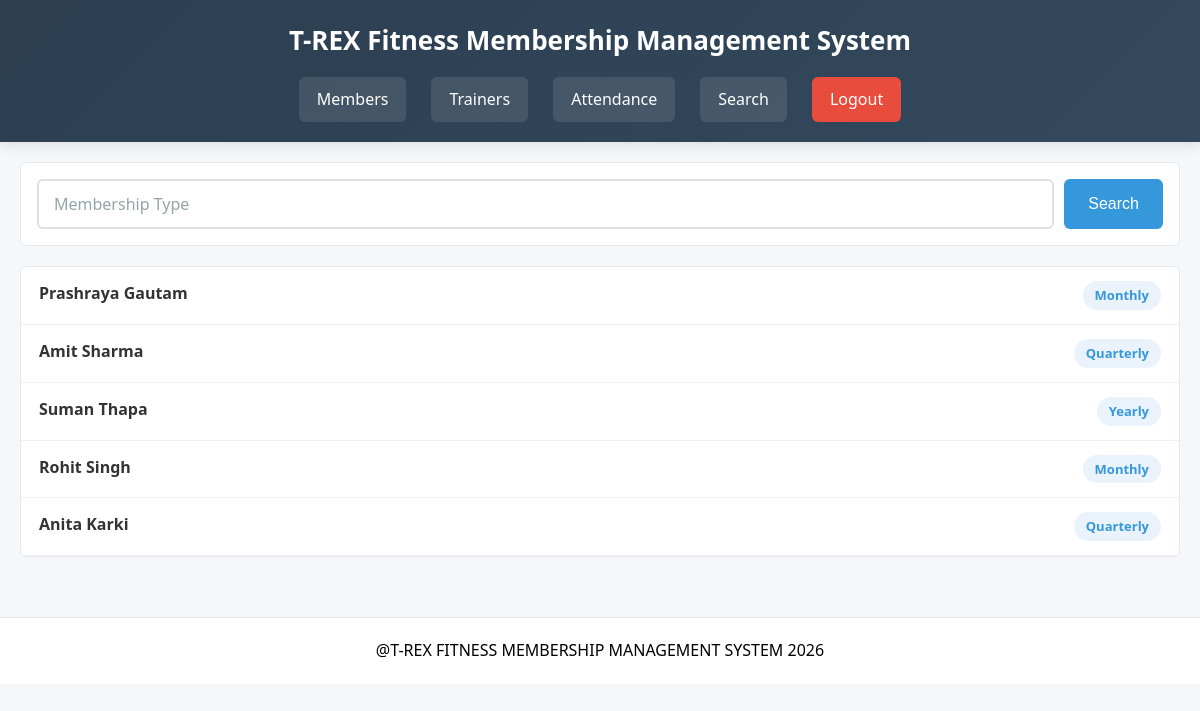
The app's page /search.php (signed in) with its own data.
### tables this page shows
CREATE TABLE IF NOT EXISTS members (
    member_id INT AUTO_INCREMENT PRIMARY KEY,
    name VARCHAR(100) NOT NULL,
    email VARCHAR(100) NOT NULL UNIQUE,
    phone VARCHAR(20) NOT NULL UNIQUE,
    membership_type VARCHAR(50) NOT NULL,
    start_date DATE NOT NULL,
    expiry_date DATE NOT NULL,
    status VARCHAR(20) NOT NULL
);

### public/search.php (the view, shortened to what this page needs)
<?php
include "../includes/header.php";
include "../config/db.php";
$type = $_GET['type'] ?? '';
$stmt = $conn->prepare("SELECT * FROM members WHERE membership_type LIKE ?");
$search = "%$type%";
$stmt->bind_param("s", $search);
$stmt->execute();
$result = $stmt->get_result();
?>
<form class="search-box" method="get">
    <input type="text" name="type" placeholder="Membership Type" value="<?= htmlspecialchars($type) ?>">
    <button type="submit">Search</button>
</form>
<div class="search-results">
    <ul>
        <?php if ($result->num_rows > 0): ?>
            <?php while ($row = $result->fetch_assoc()): ?>
                <li>
                    <span class="member-name">
                        <?= htmlspecialchars($row['name']) ?>
                    </span>
                    <span class="membership">
                        <?= htmlspecialchars($row['membership_type']) ?>
                    </span>
                </li>
            <?php endwhile; ?>
        <?php else: ?>
            <li class="no-results">
    			No results found
			</li>
        <?php endif; ?>
    </ul>
</div>
<?php include "../includes/footer.php"; ?>

### assets/css/style.css (style rules this page uses)
* { margin: 0; padding: 0; box-sizing: border-box; }
body { font-family: 'Segoe UI', Tahoma, Geneva, Verdana, sans-serif; background: #f5f7fa; color: #333; line-height: 1.6; }
input, select, textarea { width: 100%; padding: 12px 15px; border: 2px solid #e0e0e0; border-radius: 6px; font-size: 16px; margin-bottom: 15px; transition: .3s; background: #fff; font-family: inherit; }
::placeholder { color: #95a5a6; }
button, input[type="submit"], .button { background: #3498db; color: #fff; border: none; padding: 12px 24px; border-radius: 6px; font-size: 16px; cursor: pointer; transition: .3s; }
form.search-box { background: #fff; padding: 16px; border-radius: 6px; border: 1px solid #e5e7eb; display: flex; gap: 10px; margin-bottom: 20px; }
form.search-box input[type="text"] { flex: 1; margin: 0; }
.search-results { background: #fff; border: 1px solid #e5e7eb; border-radius: 6px; }
.search-results ul { list-style: none; }
.search-results li { padding: 14px 18px; display: flex; justify-content: space-between; border-bottom: 1px solid #f1f1f1; }
.member-name { font-weight: 600; }
.membership { background: #eaf2fb; color: #3498db; padding: 4px 12px; border-radius: 20px; font-size: 13px; font-weight: 600; }

### records on screen
members: name "Prashraya Gautam", membership_type "Monthly"
members: name "Amit Sharma", membership_type "Quarterly"
members: name "Suman Thapa", membership_type "Yearly"
members: name "Rohit Singh", membership_type "Monthly"
members: name "Anita Karki", membership_type "Quarterly"
